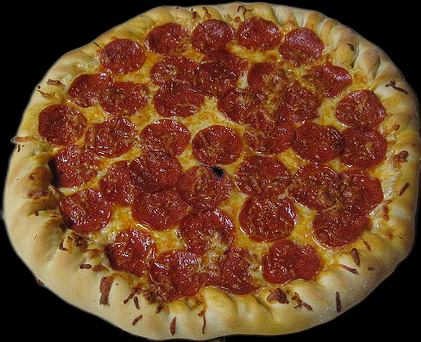
#> input picture coco_classes/53_pizza.png, 421 x 342 px, given as the content of the folder ../datasets/coco1000/images/val2017, which was not available
$ python baseline1_aug.py
#> lines starting #> are read from the running program, lines starting #| are printed output that depends on the picture; pictures that were not available may be replaced by others from this repository, and a replacement may not be noted
import cv2
import numpy as np
import random
import os
import shutil
import argparse


# 图片亮度变换
def brightness_aug(img_dir, save_img_dir):
#> called with img_dir = '../datasets/coco1000/images/val2017'
    for img_file in os.listdir(img_dir):
        fname = img_file.split('.jpg')[0]
        source_path = os.path.join(img_dir, img_file)
        img = cv2.imread(source_path)
#> img is the input picture: shape (342, 421, 3); mean B, G, R 37.3, 66.8, 108.2

        parameter = random.choice(list(range(30, 80)) + list(range(-80, -30)))

        # 增加图像亮度
        res = np.uint8(np.clip((1 * np.int16(img) + parameter), 0, 255))
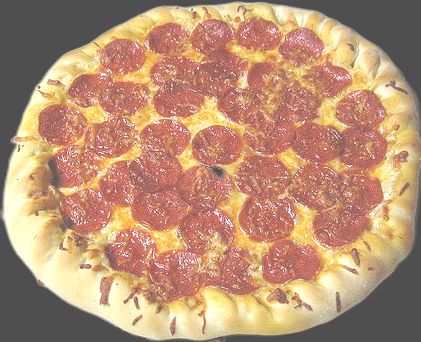
#> res: shape (342, 421, 3); mean B, G, R 116.3, 145.5, 185.6
        img_save_path = os.path.join(save_img_dir, fname + '.png')
        cv2.imwrite(img_save_path, res)  # 随机改变图片亮度的新图片存入图片文件夹


# 图片对比度变换
def contrast_aug(img_dir, save_img_dir):
#> called with img_dir = '../datasets/coco1000/images/val2017'
    for img_file in os.listdir(img_dir):
        fname = img_file.split('.jpg')[0]
        source_path = os.path.join(img_dir, img_file)

        parameter = random.uniform(1, 3)
        parameter = round(parameter, 1)

        img = cv2.imread(source_path)
        res = np.uint8(np.clip((parameter * (np.int16(img) - 60) + 50), 0, 255))
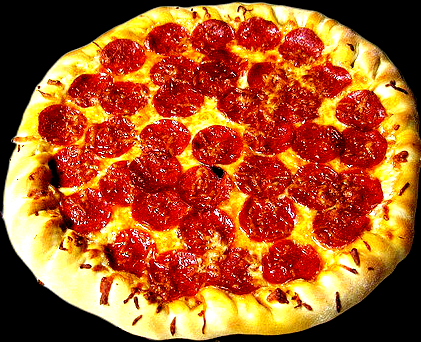
#> res: shape (342, 421, 3); mean B, G, R 35, 85.8, 167.4

        img_save_path = os.path.join(save_img_dir, fname + '.png')
        cv2.imwrite(img_save_path, res)  # 随机改变图片亮度的新图片存入图片文件夹


# 图片模糊度变换
def blur_aug(img_dir, save_img_dir):
#> called with img_dir = '../datasets/coco1000/images/val2017', save_img_dir = '../datasets/obj_aug_coco1000/blur/images'
    for img_file in os.listdir(img_dir):
        fname = img_file.split('.jpg')[0]
        source_path = os.path.join(img_dir, img_file)

        kernel_size = (5, 5)
        sigma = random.uniform(2, 5)
        sigma = round(sigma, 1)

        img = cv2.imread(source_path)
        res = cv2.GaussianBlur(img, kernel_size, sigma)
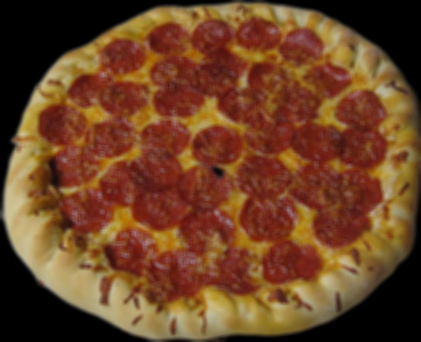
#> res: shape (342, 421, 3); mean B, G, R 37.3, 66.8, 108.2

        img_save_path = os.path.join(save_img_dir, fname + '.png')
        cv2.imwrite(img_save_path, res)  # 随机改变图片模糊度的新图片存入图片文件夹


if __name__ == '__main__':
    parser = argparse.ArgumentParser()
    parser.add_argument('--img_dir', type=str, default='../datasets/coco1000/images/val2017', help='img path')
    parser.add_argument('--label_dir', type=str, default='../datasets/coco1000/labels/val2017', help='label path')
    parser.add_argument('--save_dir', type=str, default='../datasets/obj_aug_coco1000', help='save path')
    arg = parser.parse_args()

    img_dir, label_dir, save_dir = arg.img_dir, arg.label_dir, arg.save_dir
    brightness_save_img_dir = os.path.join(save_dir, 'brightness/images')
    brightness_save_label_dir = os.path.join(save_dir, 'brightness/labels')
    contrast_save_img_dir = os.path.join(save_dir, 'contrast/images')
    contrast_save_label_dir = os.path.join(save_dir, 'contrast/labels')
    blur_save_img_dir = os.path.join(save_dir, 'blur/images')
    blur_save_label_dir = os.path.join(save_dir, 'blur/labels')

    os.makedirs(brightness_save_img_dir, exist_ok=True)
    os.makedirs(contrast_save_img_dir, exist_ok=True)
    os.makedirs(blur_save_img_dir, exist_ok=True)

    brightness_aug(img_dir, brightness_save_img_dir)
    contrast_aug(img_dir, contrast_save_img_dir)
    blur_aug(img_dir, blur_save_img_dir)

    shutil.copytree(label_dir, brightness_save_label_dir)
    shutil.copytree(label_dir, contrast_save_label_dir)
    shutil.copytree(label_dir, blur_save_label_dir)
